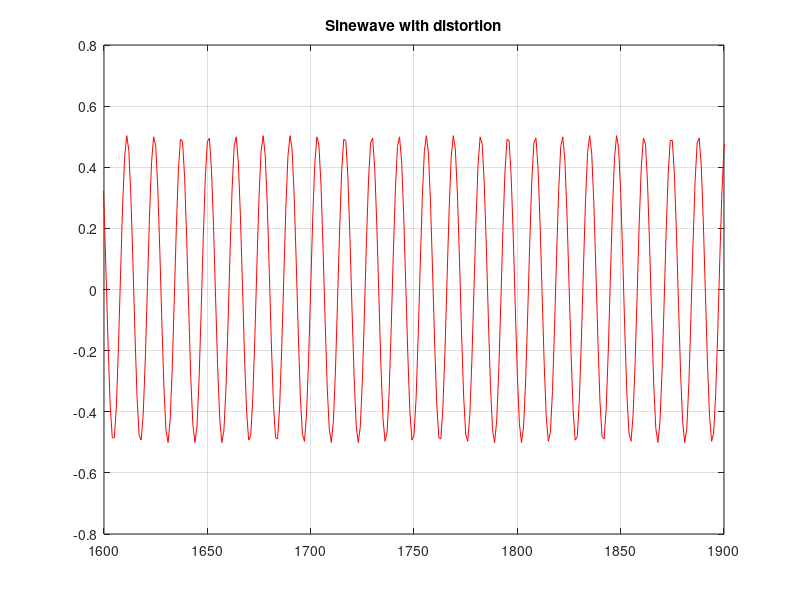

Here is the MATLAB script that generated this plot: (Note: this script raises an error after producing the figure.)
%%%%%%%%%%%%%%%%%%%%%%%%%%%%%%%%%%%%%%%%%%%%%%%%%%%%%%%%%%%%%%%%%%%%%%%%%%%
%                              Example 3.1                                %
%%%%%%%%%%%%%%%%%%%%%%%%%%%%%%%%%%%%%%%%%%%%%%%%%%%%%%%%%%%%%%%%%%%%%%%%%%%
%                                                                         %
%                            Kelvin Divider                               %
%                                                                         %
%%%%%%%%%%%%%%%%%%%%%%%%%%%%%%%%%%%%%%%%%%%%%%%%%%%%%%%%%%%%%%%%%%%%%%%%%%%

clear all;

N=2^12;                         % The input sequence is made by 2^12 points
Nbit=8;                         % 8-bit DAC
Ntransient=11;         
Ntot=N+Ntransient;
nper=311;                       % prime integer number of sine waveforms
Fs=1;
bw=0.5;
Fin=nper*Fs/N;                  % Input signal frequency (Fin=nper*Fs/N)
Vref=0.5;                       % Full scale for an input sinewave
Amp_dB=-0;                      % Amplitude in dB
Ampl=10^(Amp_dB/20)*Vref;       % Input signal amplitude

finrad=Fin*2*pi;
alphadx=0.0001;                 % gradient in the resistivity
den=2^Nbit-1+alphadx*2^Nbit*(2^Nbit-1)/2;

for i=1:Ntot,
    x=Vref*sin(finrad*(i-1))+Vref;      % Unipolar range
    k=round(x*2^Nbit);
    vout=(k+alphadx*k*(k+1)/2)/den;
    y(i)=vout;
end

y=y-mean(y);                            % Output with zero average

%--------------------------------Graphics---------------------------------%
%                                                                         %
%     figure(1) --> Sine wave with distortion                             %
%     figure(2) --> Figure 3.12 page 93                                   %
%                                                                         %
%-------------------------------------------------------------------------%


figure(1);
clf;
plot(y,'r');
grid;
xlim([1600 1900]);
title('Sinewave with distortion');

w=ones(1,N);
f=Fin/Fs;                               % Normalized signal frequency
fB=N*(bw/Fs);                           % Base-band frequency bins
[snr,ptot]=calcSNR(y(1:N),f,fB,w,N);
ptot=ptot-max(ptot);                    % Normalize total spectrum

figure(2);
clf;
plot(linspace(0,Fs/2,N/2), ptot(1:N/2), 'r');
grid on;
title('PSD of the Output')
xlabel('Frequency [Hz]')
ylabel('PSD [dB]')
axis([0 Fs/4 -120 0]);
text(Fs/10,-20,sprintf('\\bfSNR = %3.1fdB  @  \\alpha\\DeltaX = %1.0e\n'...
    ,snr,alphadx),'Fontsize',12);
text(f*2,ptot((f*N+1)*2-1)+3,sprintf('\\bf%2.1fdB',ptot((f*N+1)*2-1)),...
    'Fontsize',8,'HorizontalAlignment','center');

